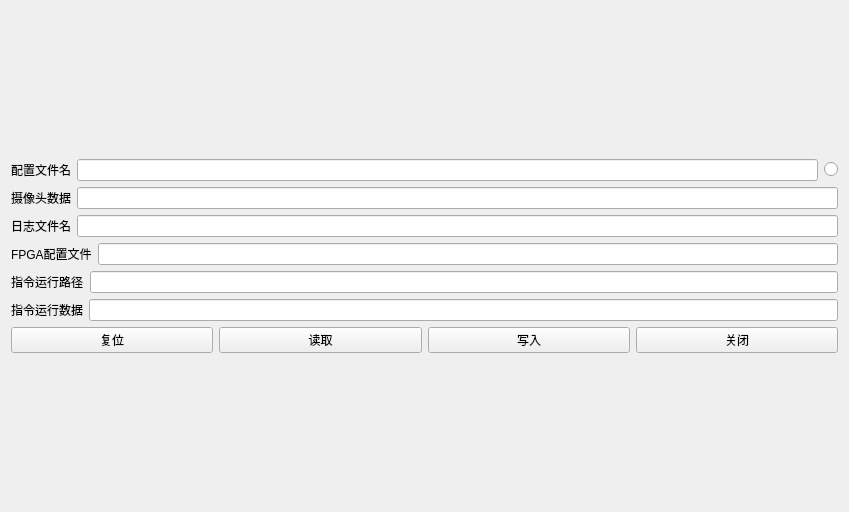
<?xml version="1.0" encoding="UTF-8"?>
<ui version="4.0">
 <class>file_mdle</class>
 <widget class="QWidget" name="file_mdle">
  <property name="geometry">
   <rect>
    <x>0</x>
    <y>0</y>
    <width>849</width>
    <height>512</height>
   </rect>
  </property>
  <property name="windowTitle">
   <string>Form</string>
  </property>
  <layout class="QVBoxLayout" name="verticalLayout_2">
   <item>
    <layout class="QVBoxLayout" name="verticalLayout">
     <item>
      <layout class="QHBoxLayout" name="horizontalLayout_2">
       <item>
        <widget class="QLabel" name="label_2">
         <property name="text">
          <string>配置文件名</string>
         </property>
        </widget>
       </item>
       <item>
        <widget class="QLineEdit" name="ui_file_ini">
         <property name="styleSheet">
          <string notr="true"/>
         </property>
        </widget>
       </item>
       <item>
        <widget class="QRadioButton" name="ui_file_ini_state">
         <property name="text">
          <string/>
         </property>
        </widget>
       </item>
      </layout>
     </item>
     <item>
      <layout class="QHBoxLayout" name="horizontalLayout_3">
       <item>
        <widget class="QLabel" name="label">
         <property name="text">
          <string>摄像头数据</string>
         </property>
        </widget>
       </item>
       <item>
        <widget class="QLineEdit" name="ui_dir_camera"/>
       </item>
      </layout>
     </item>
     <item>
      <layout class="QHBoxLayout" name="horizontalLayout_4">
       <item>
        <widget class="QLabel" name="label_3">
         <property name="text">
          <string>日志文件名</string>
         </property>
        </widget>
       </item>
       <item>
        <widget class="QLineEdit" name="ui_log_file"/>
       </item>
      </layout>
     </item>
     <item>
      <layout class="QHBoxLayout" name="horizontalLayout_9">
       <item>
        <widget class="QLabel" name="label_7">
         <property name="text">
          <string>FPGA配置文件</string>
         </property>
        </widget>
       </item>
       <item>
        <widget class="QLineEdit" name="ui_fpga_file"/>
       </item>
      </layout>
     </item>
     <item>
      <layout class="QHBoxLayout" name="horizontalLayout_10">
       <item>
        <widget class="QLabel" name="label_8">
         <property name="text">
          <string>指令运行路径</string>
         </property>
        </widget>
       </item>
       <item>
        <widget class="QLineEdit" name="ui_cmd_file"/>
       </item>
      </layout>
     </item>
     <item>
      <layout class="QHBoxLayout" name="horizontalLayout_11">
       <item>
        <widget class="QLabel" name="label_9">
         <property name="text">
          <string>指令运行数据</string>
         </property>
        </widget>
       </item>
       <item>
        <widget class="QLineEdit" name="ui_cmd_data"/>
       </item>
      </layout>
     </item>
     <item>
      <layout class="QHBoxLayout" name="horizontalLayout">
       <item>
        <widget class="QPushButton" name="ui_write_reset">
         <property name="text">
          <string>复位</string>
         </property>
        </widget>
       </item>
       <item>
        <widget class="QPushButton" name="ui_read_set">
         <property name="text">
          <string>读取</string>
         </property>
        </widget>
       </item>
       <item>
        <widget class="QPushButton" name="ui_write_set">
         <property name="text">
          <string>写入</string>
         </property>
        </widget>
       </item>
       <item>
        <widget class="QPushButton" name="pushButton">
         <property name="text">
          <string>关闭</string>
         </property>
        </widget>
       </item>
      </layout>
     </item>
    </layout>
   </item>
  </layout>
 </widget>
 <resources/>
 <connections/>
</ui>
